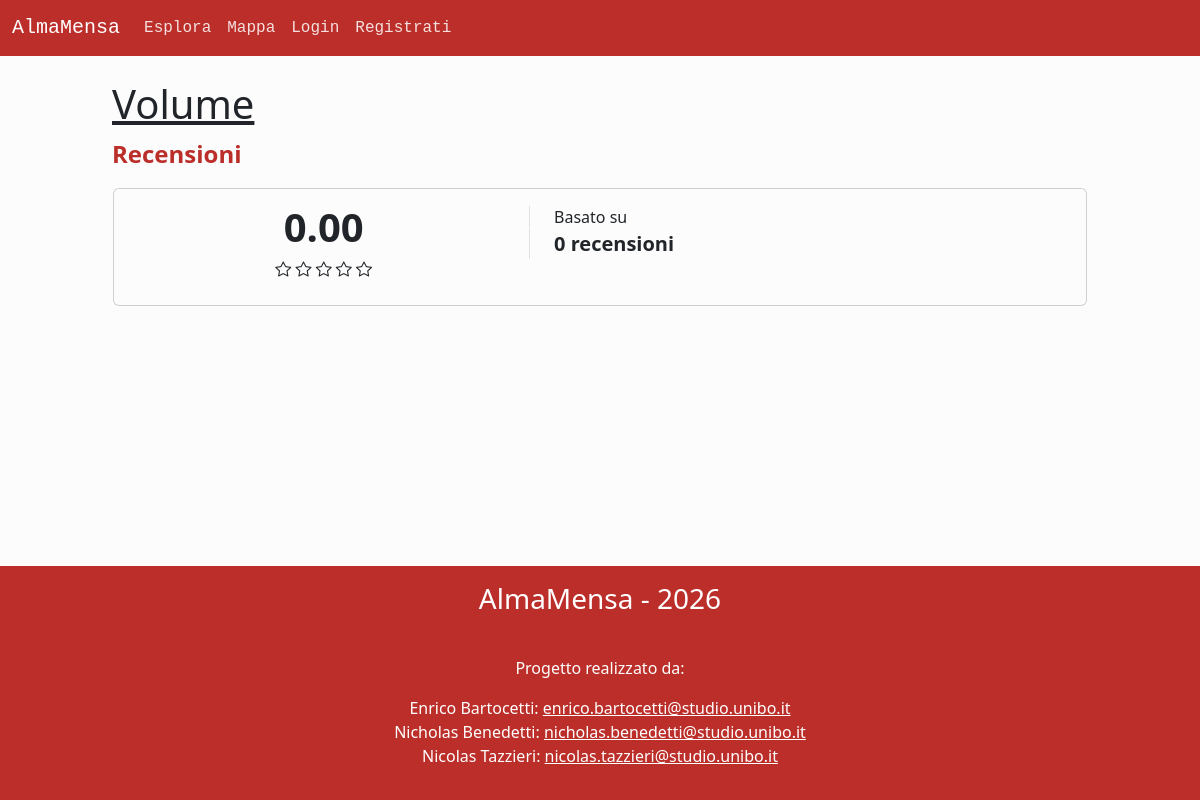
Page /reviews.php?id=1 on the committed database.
### tables this page shows
CREATE TABLE `mense` (
  `id` int NOT NULL,
  `email` varchar(100) NOT NULL,
  `nome` varchar(50) NOT NULL,
  `descrizione` varchar(255) NOT NULL,
  `ind_civico` varchar(10) NOT NULL,
  `ind_via` varchar(100) NOT NULL,
  `ind_comune` varchar(50) NOT NULL,
  `ind_cap` int NOT NULL,
  `telefono` varchar(20) DEFAULT NULL,
  `coo_latitudine` varchar(15) NOT NULL,
  `coo_longitudine` varchar(15) NOT NULL,
  `num_posti` int NOT NULL,
  `immagine` varchar(255) DEFAULT NULL,
  `id_categoria` int NOT NULL,
  `media_recensioni` decimal(3,2) NOT NULL,
  `num_recensioni` int NOT NULL
);

### public/reviews.php (called while the page is built, shortened)
<?php
require_once '../src/bootstrap.php';
if (isset($_GET["id"])) {
    $templateParams["canteen"] = $dbh->getCanteenById($_GET["id"]);
    $templateParams["reviews"] = $dbh->getCanteenReviews($_GET["id"]);
    $templateParams["subtitle"] = "Recensioni";
} else {
    header("Location: explore.php");
    exit();
}
require '../src/template/base.php';
?>

### src/database.php (called while the page is built, shortened)
<?php
class DatabaseHelper {
    private $db;
    public function __construct($servername, $username, $password, $dbname, $port){
        $this->db = new mysqli($servername, $username, $password, $dbname, $port);
    }
    public function getCanteenById($id) {
        $stmt = $this->db->prepare("SELECT m.*, c.nome AS categoria FROM mense AS m JOIN categorie c ON m.id_categoria = c.id WHERE m.id = ?;");
        $stmt->bind_param("i", $id);
        $stmt->execute();
        $result = $stmt->get_result();
        if ($result->num_rows > 0) {
            $c = $result->fetch_assoc();
            return new Canteen($c["id"], $c["email"], $c["nome"], $c["descrizione"], $c["ind_civico"], $c["ind_via"], $c["ind_comune"], $c["ind_cap"], $c["telefono"], $c["coo_latitudine"], $c["coo_longitudine"], $c["num_posti"], $c["immagine"], $c["categoria"], $c["media_recensioni"], $c["num_recensioni"], $this->getCanteenTimeTable($c["id"]));
        } else {
            return null;
        }
    }
    public function getCanteenReviews($canteenId) {
        $query = "SELECT r.*, c.* FROM `recensioni` r JOIN utenti u ON r.email = u.email JOIN clienti c ON u.email = c.email WHERE r.id_mensa = ? ORDER BY data_ora DESC;";
        $stmt = $this->db->prepare($query);
        $stmt->bind_param("i", $canteenId);
        $stmt->execute();
        $result = $stmt->get_result();
        $list = array();
        return $list;
    }
    public function getCanteenTimetable($id, $day = "%") {
        $query = 'SELECT giorno, ora_apertura, ora_chiusura FROM orari
        WHERE id_mensa = ?
        AND giorno LIKE ?
        ORDER BY FIELD(giorno, \'mon\', \'tue\', \'wed\', \'thu\', \'fri\', \'sat\', \'sun\'), ora_apertura ASC';
        $stmt = $this->db->prepare($query);
        $stmt->bind_param("is", $id, $day);
        $stmt->execute();
        $hours = [];
        foreach ($stmt->get_result()->fetch_all(MYSQLI_ASSOC) as $h) {
            array_push($hours, new OpeningHour($h["giorno"], $h["ora_apertura"], $h["ora_chiusura"]));
        }
        return $hours;
    }
}
?>

### src/bootstrap.php (called while the page is built, shortened)
<?php
require_once("database.php");
$dbh = new DatabaseHelper("localhost", "root", "", "almamensa", 3306);
require_once("classes.php");
require_once("utils.php");
?>

### src/classes.php (called while the page is built, shortened)
<?php
class Canteen extends User implements JsonSerializable {
    private $id;
    private $name;
    private $avgReviews;
    private $numReviews;
    public function __construct($id, $email, $name, $desc, $number, $avenue, $municipality, $postalCode, $tel, $lat, $long, $maxSeatings, $img, $category, $avgReviews, $numReviews, $openingHours) {
        $this->id = $id;
        $this->name = $name;
        $this->avgReviews = $avgReviews;
        $this->numReviews = $numReviews;
    }
    public function getId() {
        return $this->id;
    }
    public function getName() {
        return $this->name;
    }
    public function getAvgReviews() {
        return $this->avgReviews;
    }
    public function getNumReviews() {
        return $this->numReviews;
    }
}
?>

### src/template/components/canteen_header_lite.php (the view)
<header class="row justify-content-center mt-4">
    <a class="col-10 text-dark h1" href="canteen_details.php?id=<?php echo $templateParams["canteen"]->getId(); ?>"><?php echo $templateParams["canteen"]->getName(); ?></a>
    <p class="col-10 text-primary fs-4 fw-bold"><?php echo $templateParams["subtitle"] ; ?></p>
</header>

### src/template/reviews.php (shortened to what this page needs)
<?php require("components/canteen_header_lite.php"); ?>
        <div class="row justify-content-center align-items-md-center px-3">
            <div class="col-10 <?php if(getUserLevel() == UserLevel::Customer) echo "col-md-7"; ?> card mb-3 py-2">
                <div class="row g-0">
                    <div class="col-5 row g-0 align-items-center justify-content-center text-center">
                        <span class="col-12 fs-1 fw-bold"><?php echo $templateParams["canteen"]->getAvgReviews(); ?></span>
                        <p class="col-12"><?php printStars($templateParams["canteen"]->getAvgReviews()) ?></p>
                    </div>
                    <div class="col-7">
                        <div class="card-body p-2">
                            <span class="card-text border-start ps-4">Basato su</span>
                            <p class="card-title border-start ps-4 fw-bold fs-5"><?php echo $templateParams["canteen"]->getNumReviews() ?> recensioni</p>
                        </div>
                    </div>
                </div>
            </div>
        </div>

### rows in the picture
mense: nome "Volume", media_recensioni "0.00", num_recensioni "0"

### other values in the picture
$templateParams["subtitle"] "Recensioni"
